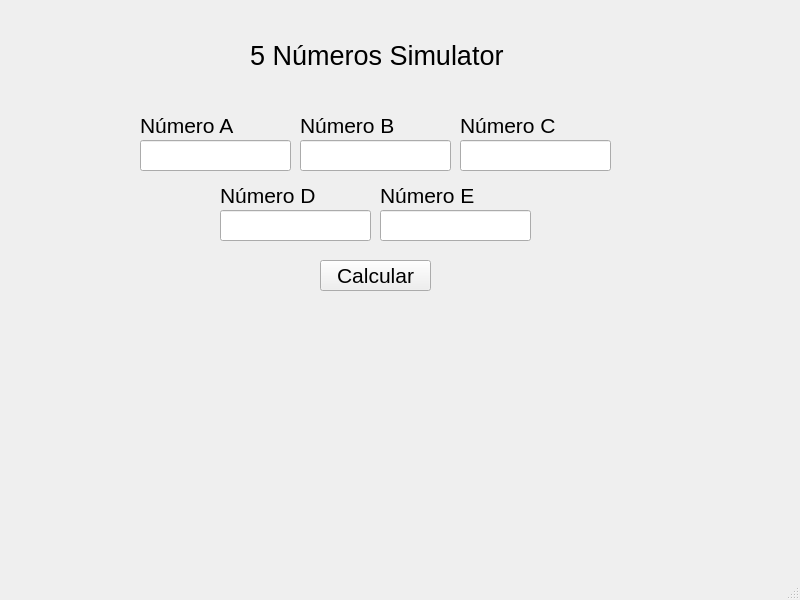
<?xml version="1.0" encoding="UTF-8"?>
<ui version="4.0">
 <class>MainWindow</class>
 <widget class="QMainWindow" name="MainWindow">
  <property name="geometry">
   <rect>
    <x>0</x>
    <y>0</y>
    <width>800</width>
    <height>600</height>
   </rect>
  </property>
  <property name="windowTitle">
   <string>MainWindow</string>
  </property>
  <widget class="QWidget" name="centralwidget">
   <widget class="QLineEdit" name="lineEdit">
    <property name="geometry">
     <rect>
      <x>140</x>
      <y>140</y>
      <width>151</width>
      <height>31</height>
     </rect>
    </property>
    <property name="font">
     <font>
      <pointsize>16</pointsize>
     </font>
    </property>
   </widget>
   <widget class="QLabel" name="label_2">
    <property name="geometry">
     <rect>
      <x>140</x>
      <y>110</y>
      <width>151</width>
      <height>31</height>
     </rect>
    </property>
    <property name="font">
     <font>
      <pointsize>16</pointsize>
     </font>
    </property>
    <property name="text">
     <string>Número A</string>
    </property>
   </widget>
   <widget class="QLabel" name="label_res">
    <property name="geometry">
     <rect>
      <x>90</x>
      <y>310</y>
      <width>621</width>
      <height>231</height>
     </rect>
    </property>
    <property name="font">
     <font>
      <pointsize>16</pointsize>
     </font>
    </property>
    <property name="text">
     <string/>
    </property>
    <property name="alignment">
     <set>Qt::AlignCenter</set>
    </property>
    <property name="wordWrap">
     <bool>true</bool>
    </property>
   </widget>
   <widget class="QPushButton" name="pushButton">
    <property name="geometry">
     <rect>
      <x>320</x>
      <y>260</y>
      <width>111</width>
      <height>31</height>
     </rect>
    </property>
    <property name="font">
     <font>
      <pointsize>16</pointsize>
     </font>
    </property>
    <property name="text">
     <string>Calcular</string>
    </property>
   </widget>
   <widget class="QLabel" name="label">
    <property name="geometry">
     <rect>
      <x>250</x>
      <y>40</y>
      <width>291</width>
      <height>31</height>
     </rect>
    </property>
    <property name="font">
     <font>
      <pointsize>20</pointsize>
     </font>
    </property>
    <property name="text">
     <string>5 Números Simulator</string>
    </property>
   </widget>
   <widget class="QLabel" name="label_3">
    <property name="geometry">
     <rect>
      <x>300</x>
      <y>110</y>
      <width>151</width>
      <height>31</height>
     </rect>
    </property>
    <property name="font">
     <font>
      <pointsize>16</pointsize>
     </font>
    </property>
    <property name="text">
     <string>Número B</string>
    </property>
   </widget>
   <widget class="QLineEdit" name="lineEdit_2">
    <property name="geometry">
     <rect>
      <x>300</x>
      <y>140</y>
      <width>151</width>
      <height>31</height>
     </rect>
    </property>
    <property name="font">
     <font>
      <pointsize>16</pointsize>
     </font>
    </property>
   </widget>
   <widget class="QLabel" name="label_4">
    <property name="geometry">
     <rect>
      <x>460</x>
      <y>110</y>
      <width>151</width>
      <height>31</height>
     </rect>
    </property>
    <property name="font">
     <font>
      <pointsize>16</pointsize>
     </font>
    </property>
    <property name="text">
     <string>Número C</string>
    </property>
   </widget>
   <widget class="QLineEdit" name="lineEdit_3">
    <property name="geometry">
     <rect>
      <x>460</x>
      <y>140</y>
      <width>151</width>
      <height>31</height>
     </rect>
    </property>
    <property name="font">
     <font>
      <pointsize>16</pointsize>
     </font>
    </property>
   </widget>
   <widget class="QLineEdit" name="lineEdit_5">
    <property name="geometry">
     <rect>
      <x>380</x>
      <y>210</y>
      <width>151</width>
      <height>31</height>
     </rect>
    </property>
    <property name="font">
     <font>
      <pointsize>16</pointsize>
     </font>
    </property>
   </widget>
   <widget class="QLabel" name="label_5">
    <property name="geometry">
     <rect>
      <x>380</x>
      <y>180</y>
      <width>151</width>
      <height>31</height>
     </rect>
    </property>
    <property name="font">
     <font>
      <pointsize>16</pointsize>
     </font>
    </property>
    <property name="text">
     <string>Número E</string>
    </property>
   </widget>
   <widget class="QLabel" name="label_6">
    <property name="geometry">
     <rect>
      <x>220</x>
      <y>180</y>
      <width>151</width>
      <height>31</height>
     </rect>
    </property>
    <property name="font">
     <font>
      <pointsize>16</pointsize>
     </font>
    </property>
    <property name="text">
     <string>Número D</string>
    </property>
   </widget>
   <widget class="QLineEdit" name="lineEdit_4">
    <property name="geometry">
     <rect>
      <x>220</x>
      <y>210</y>
      <width>151</width>
      <height>31</height>
     </rect>
    </property>
    <property name="font">
     <font>
      <pointsize>16</pointsize>
     </font>
    </property>
   </widget>
  </widget>
  <widget class="QMenuBar" name="menubar">
   <property name="geometry">
    <rect>
     <x>0</x>
     <y>0</y>
     <width>800</width>
     <height>21</height>
    </rect>
   </property>
  </widget>
  <widget class="QStatusBar" name="statusbar"/>
 </widget>
 <resources/>
 <connections/>
</ui>
